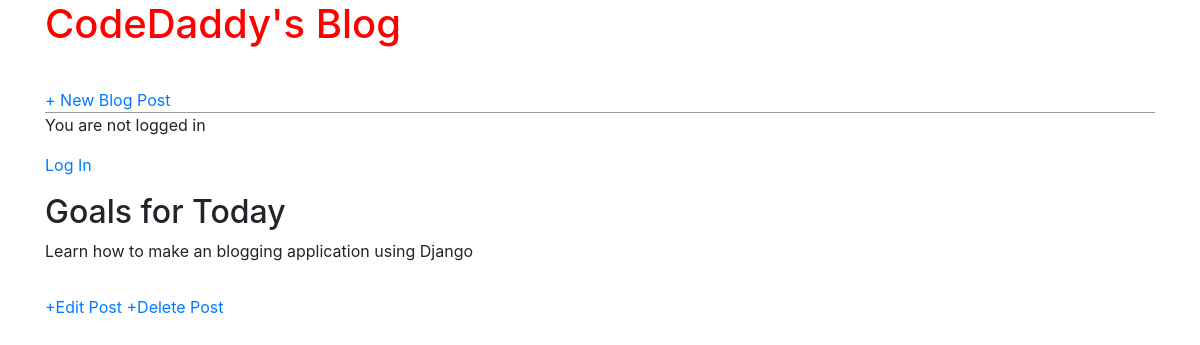
The app's page /post/2/ with its own data.
### blog/models.py (models this page shows, shortened)
class Post(models.Model):
    title = models.CharField(max_length=200)         # database fields
    author = models.ForeignKey(
        'auth.User',
        on_delete=models.CASCADE,
    )
    body = models.TextField()

### blog/views.py (the view)
# urls.py: path('post/<int:pk>/', BlogDetailview.as_view(), name='post_detail'),
class BlogDetailview(DetailView):
    model = Post
    template_name = 'post_detail.html'
    context_object_name = 'rex'

### Templates/post_detail.html
{% extends 'base.html' %}
{% block content %}
<div class="post-entry">
    <h2>{{rex.title}}</h2>
    <p>{{rex.body}}</p>
</div>
<a href="{% url 'post_edit' rex.pk %}">+Edit Post</a>
<a href="{% url 'post_delete' rex.pk %}">+Delete Post</a>
{% endblock content %}

### static/css/base.css (style rules this page uses)
body { font-family: 'Source Sans Pro', sans-serif; font-size: 14px; }
.post-entry { margin-bottom: 2rem; }
.post-entry h2 { margin: 0.5rem 0; }
.post-entry p { margin: 0; font-weight: 400; }

### records on screen
Post: title "Goals for Today", body "Learn how to make an blogging application using Django"
